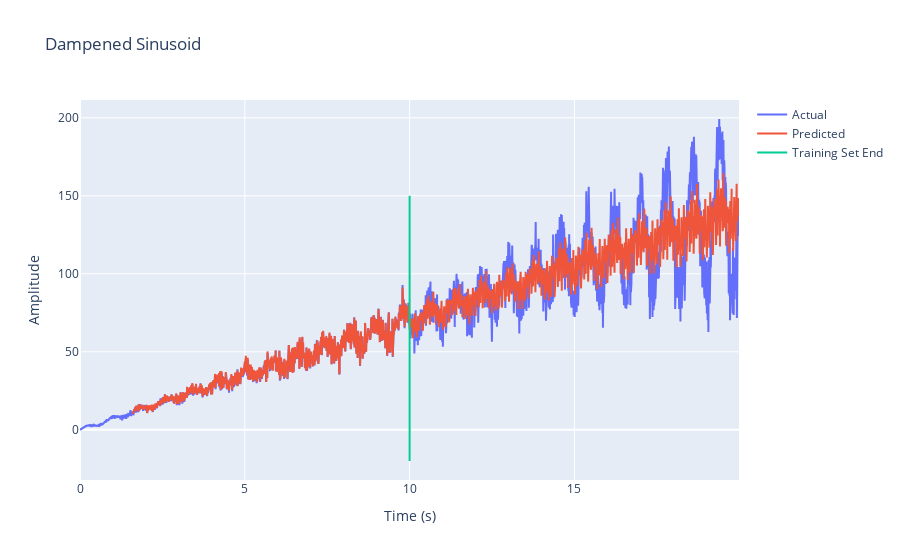

Notebook code for this chart:
### Code cell
#Test the model on the entire data set and plot the results.
gas_net.eval()
y_pred = []
for i in range(0, T - 200, 50):
    inputs=y_norm[i:i+200]
    inputs = torch.tensor(inputs)
    mu_vector = torch.tensor(mu_list[i:i+200])
    sigma2_vector = torch.tensor(sigma2_list[i:i+200])
    outputs = gas_net(inputs.float(), mu_vector.float(), sigma2_vector.float(), 1)
    y_pred.append(outputs.detach().numpy())

y_pred = np.array(y_pred)
y_pred = y_pred.reshape(T-200)

#plot with plotly with a line where the training set ends

import plotly.graph_objects as go
fig = go.Figure()
fig.add_trace(go.Scatter(x=t[0:T], y=y, mode='lines', name='Actual'))
fig.add_trace(go.Scatter(x=t[200:T], y=y_pred, mode='lines', name='Predicted'))
fig.add_trace(go.Scatter(x=[t[T_train], t[T_train]], y=[-20, 150], mode='lines', name='Training Set End'))
fig.update_layout(title='Dampened Sinusoid', xaxis_title='Time (s)', yaxis_title='Amplitude')
fig.show()

#Compute the total error on the test set.

error = 0
for i in range(T_train, T):
    error = error + (y[i] - y_pred[i-200])**2
error = error/T_test
print(error)

### Figure 1 — Plotly figure (JSON) as saved in the notebook; plotly's stock layout.template omitted (floating-point values rounded to 4 significant figures; data arrays with more than 128 entries replaced by an {"elided": "..."} marker saying what was removed)
{"data": [{"mode": "lines", "name": "Actual", "type": "scatter", "x": {"elided": "2500 float values"}, "y": {"elided": "2500 float values"}}, {"mode": "lines", "name": "Predicted", "type": "scatter", "x": {"elided": "2300 float values"}, "y": {"elided": "2300 float values"}}, {"mode": "lines", "name": "Training Set End", "type": "scatter", "x": [10, 10], "y": [-20, 150]}], "layout": {"title": {"text": "Dampened Sinusoid"}, "xaxis": {"title": {"text": "Time (s)"}}, "yaxis": {"title": {"text": "Amplitude"}}}}
